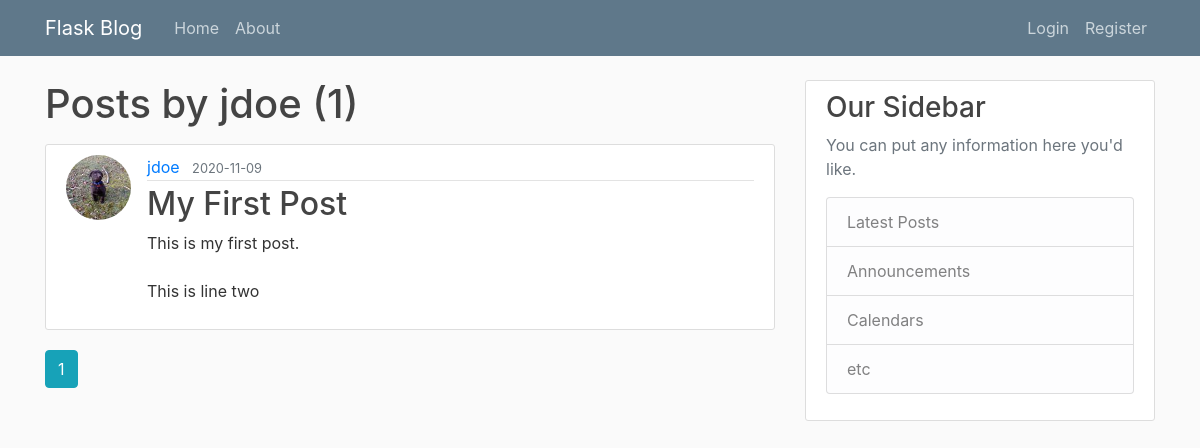
Before: /user/jdoe with the older database file.
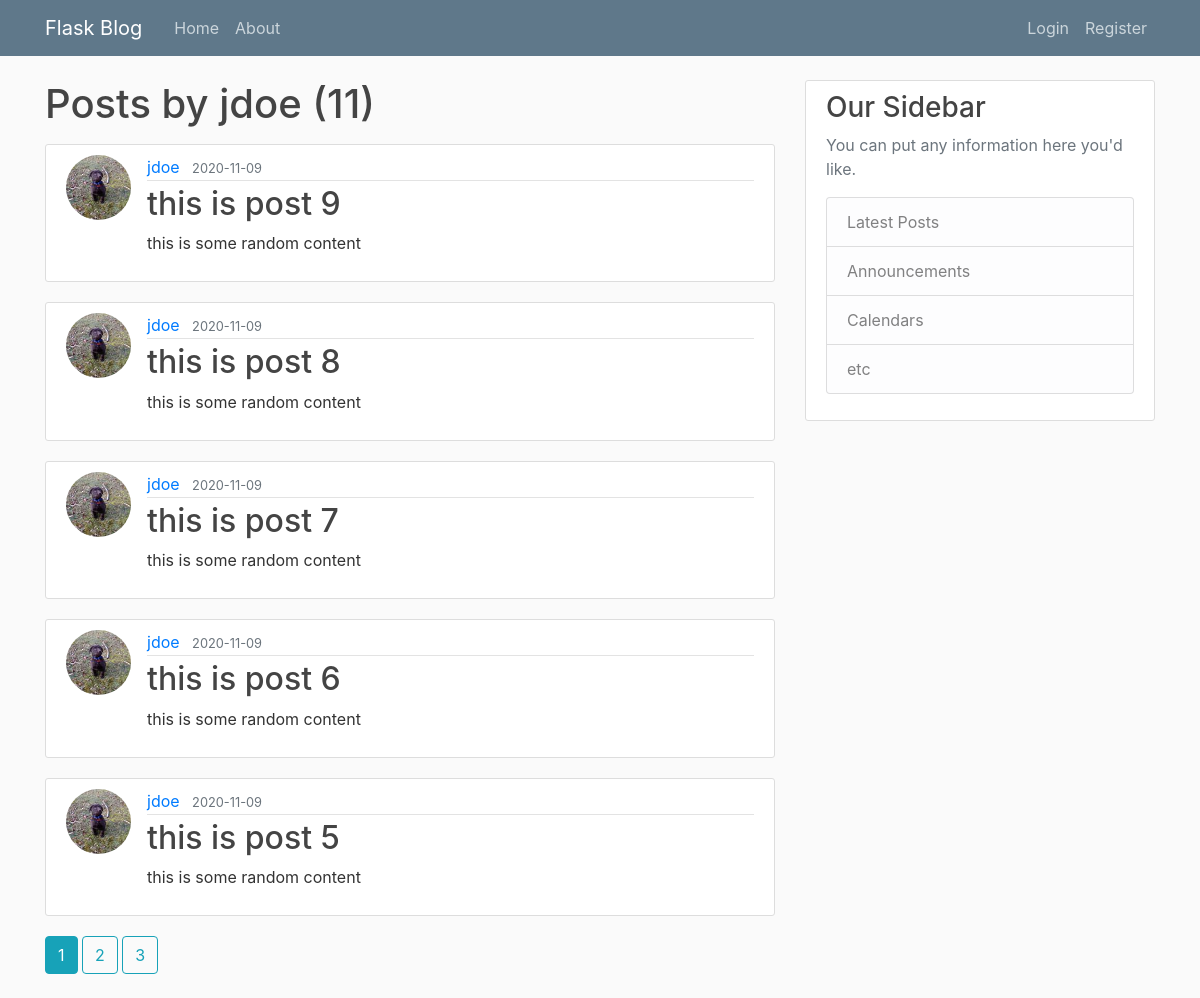
After: the same page with the newer database file.
### flaskblog/models.py (models this page shows, shortened)
class Post(db.Model):
    id  = db.Column(db.Integer, primary_key=True)
    title = db.Column(db.String(100), nullable=False)
    date_posted = db.Column(db.DateTime, nullable=False, default=datetime.utcnow)
    content = db.Column(db.Text, nullable=False)
    user_id = db.Column(db.Integer, db.ForeignKey('user.id'), nullable=False)

class User(db.Model, UserMixin):
    id  = db.Column(db.Integer, primary_key=True)
    username = db.Column(db.String(20), unique=True, nullable=False)
    email = db.Column(db.String(120), unique=True, nullable=False)
    image_file = db.Column(db.String(20), nullable=False, default='avatar.jpg')
    password = db.Column(db.String(60), nullable=False)
    posts = db.relationship('Post', backref='author', lazy=True)

### flaskblog/routes.py (the view)
@app.route('/user/<string:username>')
def user_posts(username):
    page = request.args.get('page', 1, type=int)
    user = User.query.filter_by(username=username).first_or_404()
    posts = Post.query.filter_by(author=user)\
                .order_by(Post.date_posted.desc())\
                .paginate(per_page=5, page=page)
    return render_template('user_posts.html', posts=posts, user=user)

### flaskblog/templates/user_posts.html
{% extends 'layout.html' %}
{% block content %}
  <h1 class="mb-3">Posts by {{user.username}} ({{posts.total}})</h1>
  {% for post in posts.items %}
    <article class="media content-section">
      <img src="{{url_for('static', filename='profile_pics/' + post.author.image_file)}}"
        class="rounded-circle article-img">
      <div class="media-body">
        <div class="article-metadata">
          <a class="mr-2" href="{{url_for('user_posts', username=post.author.username)}}">{{ post.author.username }}</a>
          <small class="text-muted">{{ post.date_posted.strftime('%Y-%m-%d') }}</small>
        </div>
        <h2><a class="article-title" href="{{url_for('get_post', post_id=post.id)}}">{{ post.title }}</a></h2>
        <p class="article-content">{{ post.content }}</p>
      </div>
    </article>
  {% endfor %}
  {% for page_num in posts.iter_pages(left_edge=1, right_edge=1, left_current=1, right_current=2) %}
    {% if page_num %}
      {% if posts.page == page_num %}
        <a href="{{url_for('user_posts', username=user.username, page=page_num)}}" class="btn btn-info mb-4">{{page_num}}</a>
      {% else %}
        <a href="{{url_for('user_posts', username=user.username, page=page_num)}}" class="btn btn-outline-info mb-4">{{page_num}}</a>
      {% endif %}
    {% else %}
      ...
    {% endif %}
  {% endfor %}
{% endblock content %}

Changed rows visible on the page:
no longer on this page (row unchanged): Post: image_file (picture), author.username "jdoe", date_posted "2020-11-09", title "My First Post", content "This is my first post. This is line two"
added Post: image_file (picture), author.username "jdoe", date_posted "2020-11-09", title "this is post 9", content "this is some random content"
added Post: image_file (picture), author.username "jdoe", date_posted "2020-11-09", title "this is post 8", content "this is some random content"
added Post: image_file (picture), author.username "jdoe", date_posted "2020-11-09", title "this is post 7", content "this is some random content"
added Post: image_file (picture), author.username "jdoe", date_posted "2020-11-09", title "this is post 6", content "this is some random content"
added Post: image_file (picture), author.username "jdoe", date_posted "2020-11-09", title "this is post 5", content "this is some random content"
Other visible differences:
{{ posts.total }}: "1" → "11"
new list line: "2"
new list line: "3"
